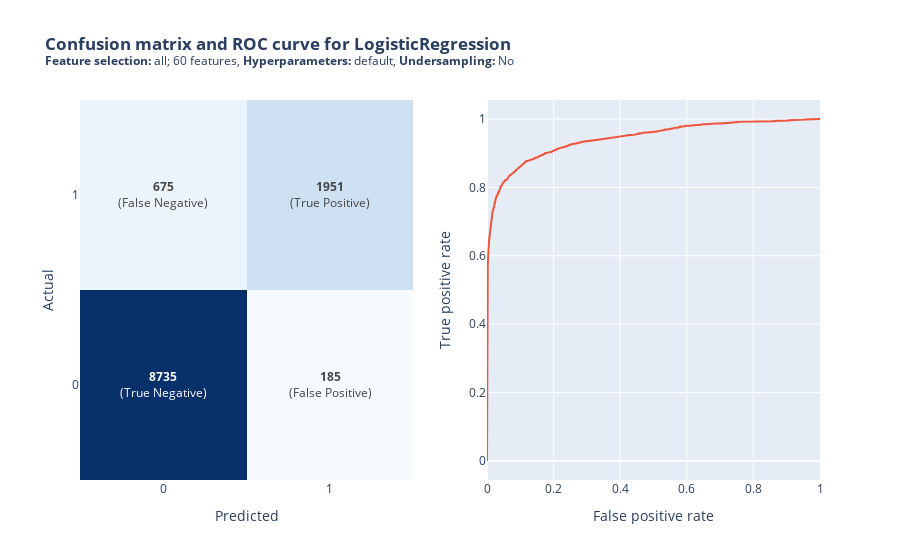

Write notebook code for a chart like this one.
### Code cell
from sklearn.linear_model import LogisticRegression

model_scores = run_model(LogisticRegression, model_scores, undersampling=False)

### Figure 1 — Plotly figure (JSON) as saved in the notebook; plotly's stock layout.template omitted (floating-point values rounded to 4 significant figures; data arrays with more than 128 entries replaced by an {"elided": "..."} marker saying what was removed)
{"data": [{"colorscale": [[0, "rgb(247,251,255)"], [0.125, "rgb(222,235,247)"], [0.25, "rgb(198,219,239)"], [0.375, "rgb(158,202,225)"], [0.5, "rgb(107,174,214)"], [0.625, "rgb(66,146,198)"], [0.75, "rgb(33,113,181)"], [0.875, "rgb(8,81,156)"], [1, "rgb(8,48,107)"]], "showscale": false, "text": [["True Negative", "False Positive"], ["False Negative", "True Positive"]], "texttemplate": "<b>%{z}</b><br>(%{text})", "x": ["0", "1"], "y": ["0", "1"], "z": [[8735, 185], [675, 1951]], "type": "heatmap", "xaxis": "x", "yaxis": "y"}, {"mode": "lines", "name": "ROC curve", "x": {"elided": "1343 float values"}, "y": {"elided": "1343 float values"}, "type": "scatter", "xaxis": "x2", "yaxis": "y2"}], "layout": {"xaxis": {"anchor": "y", "domain": [0, 0.45], "title": {"text": "Predicted"}}, "yaxis": {"anchor": "x", "domain": [0, 1], "title": {"text": "Actual"}}, "xaxis2": {"anchor": "y2", "domain": [0.55, 1], "title": {"text": "False positive rate"}}, "yaxis2": {"anchor": "x2", "domain": [0, 1], "title": {"text": "True positive rate"}}, "title": {"text": "<b>Confusion matrix and ROC curve for LogisticRegression</b><br><sup><b>Feature selection:</b> all; 60 features, <b>Hyperparameters:</b> default, <b>Undersampling:</b> No</sup>"}}}
